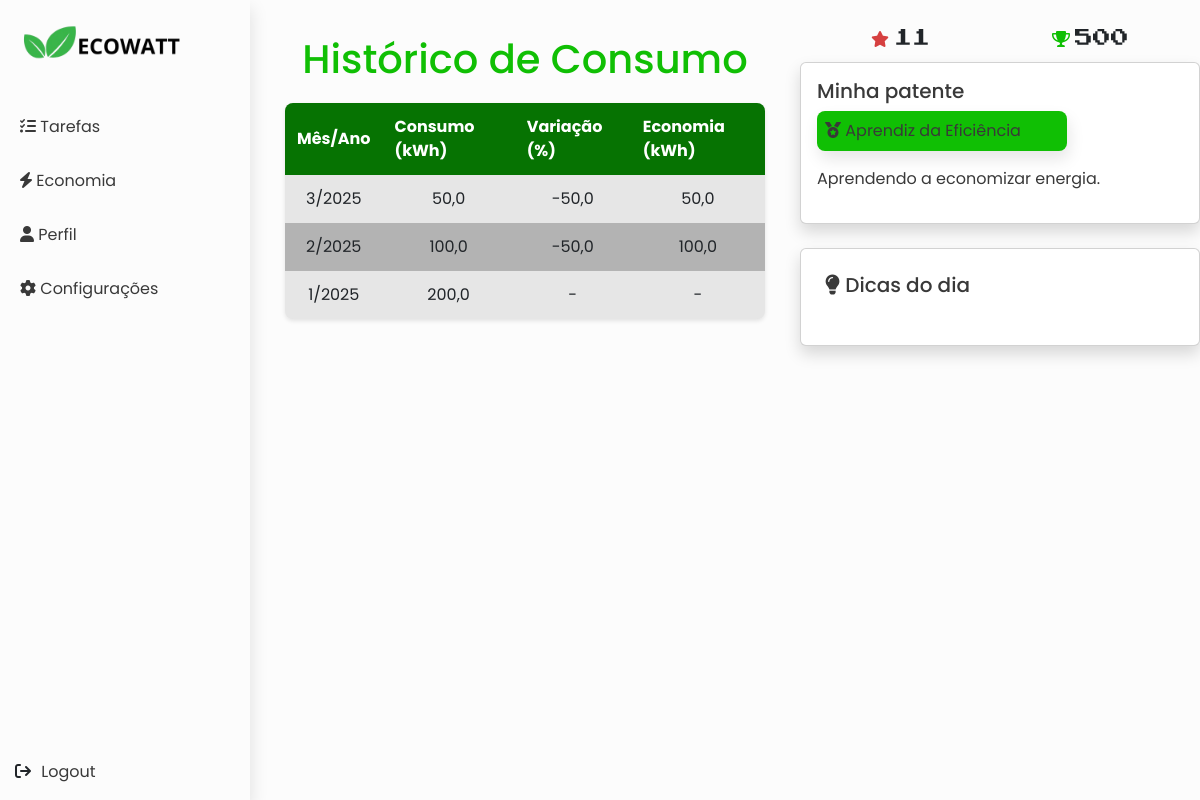
Page /user/historico-consumo/ (signed in) on the earlier database version.
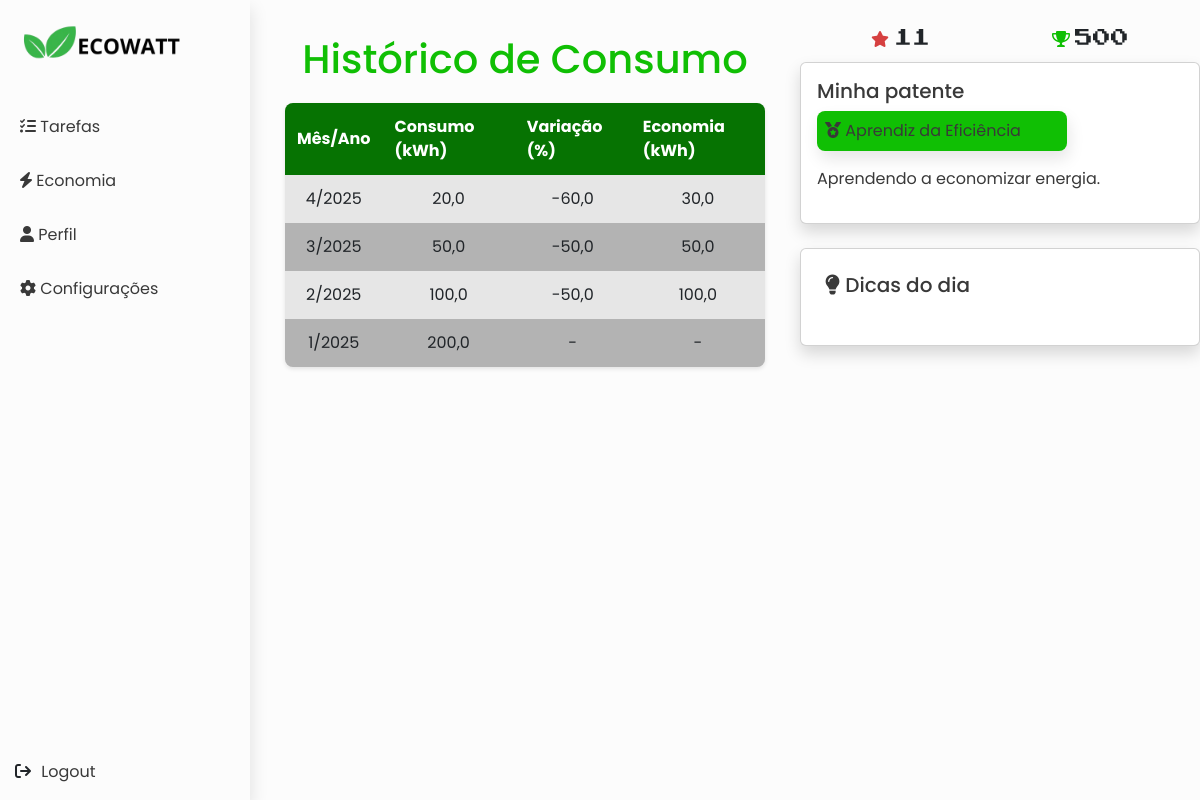
Same page on the later database version.
### user/models.py (models this page shows, shortened)
class ConsumoMensal(models.Model):
    usuario = models.ForeignKey(User, on_delete=models.CASCADE)
    consumo_atual = models.FloatField(
        default=0, help_text="Consumo atual em kWh")
    mes = models.IntegerField(help_text="Mês do consumo (1-12)")
    ano = models.IntegerField(help_text="Ano do consumo")
    def calcular_variacao(self):
        mes_anterior = self.mes - 1
        ano_anterior = self.ano
        if mes_anterior == 0:
            mes_anterior = 12
            ano_anterior -= 1
        consumo_anterior = ConsumoMensal.objects.filter(
            usuario=self.usuario,
            mes=mes_anterior,
            ano=ano_anterior
        ).first()
        print(
            f"Consumo atual: {self.consumo_atual}, Consumo anterior: {consumo_anterior.consumo_atual if consumo_anterior else 'não encontrado'}")
        if consumo_anterior and consumo_anterior.consumo_atual != 0:
            variacao = ((self.consumo_atual - consumo_anterior.consumo_atual) /
                        consumo_anterior.consumo_atual) * 100
            print(f"Variação calculada: {variacao}%")
            return round(variacao, 1)  # Arredonda para 1 casa decimal
        return None
    def calculo_economia(self):
        mes_anterior = self.mes - 1
        ano_anterior = self.ano
        if mes_anterior == 0:
            mes_anterior = 12
            ano_anterior -= 1
        consumo_anterior = ConsumoMensal.objects.filter(
            usuario=self.usuario,
            mes=mes_anterior,
            ano=ano_anterior
        ).first()
        if consumo_anterior:
            return consumo_anterior.consumo_atual - self.consumo_atual
        return None  # Retorna None se não houver consumo anterior
    class Meta:
        unique_together = ('usuario', 'mes', 'ano')

### user/views.py (the view)
# urls.py: path('historico-consumo/', views.historico_consumo, name='historico-consumo'),
@login_required
def historico_consumo(request):
    consumos = ConsumoMensal.objects.filter(usuario=request.user).order_by('-ano', '-mes')
    return render(request, 'historico-consumo.html', {'consumos': consumos})

### dashboard/context_processors.py (called while the page is built)
def dados_dashboard(request):
    context = {}
    if request.user.is_authenticated:
        perfil, created = PerfilGamer.objects.get_or_create(user=request.user)
        pontuacao_atual = perfil.experiencia
        patente = perfil.get_patente_display()
        descricao_patente = DESCRICOES_PATENTES.get(perfil.patente, "Descrição não disponível.")
        dicas = TextoDicas.objects.all()
        if dicas.exists():
            dica_aleatoria = random.choice(dicas)  # Seleciona uma dica aleatória
            context['dica_aleatoria'] = dica_aleatoria.texto
        context.update({
            'pontuacao_atual': pontuacao_atual,
            'patente': patente,
            'descricao_patente': descricao_patente,
        })
    return context

### user/templates/historico-consumo.html (shortened to what this page needs)
{% extends 'dashboard.html' %}
{% load static %}
{% block link_extras %}
<link rel="stylesheet" href="{% static 'css/user/historico-consumo.css' %}">
<link rel="stylesheet" href="{% static 'css/user/css-global.css' %}" />
{% endblock %}
{% block main %}
<div class="historico-container">
    <h1>Histórico de Consumo</h1>
    <table>
        <thead>
            <tr>
                <th>Mês/Ano</th>
                <th>Consumo (kWh)</th>
                <th>Variação (%)</th>
                <th>Economia (kWh)</th>
            </tr>
        </thead>
        <tbody>
            {% for consumo in consumos %}
            <tr>
                <td>{{ consumo.mes }}/{{ consumo.ano }}</td>
                <td>{{ consumo.consumo_atual }}</td>
                <td>{{ consumo.calcular_variacao|default:"-" }}</td>
                <td>{{ consumo.calculo_economia|default:"-" }}</td>
            </tr>
            {% empty %}
            <tr>
                <td colspan="4">Nenhum consumo registrado.</td>
            </tr>
            {% endfor %}
        </tbody>
    </table>
</div>
{% endblock %}

Differences in the rows shown:
added ConsumoMensal: mes "4", ano "2025", consumo_atual "20,0", calcular_variacao "-60,0", calculo_economia "30,0"
